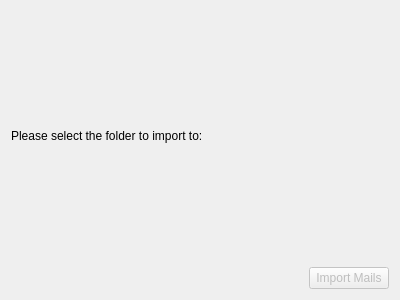
<?xml version="1.0" encoding="UTF-8"?>
<ui version="4.0">
 <class>MBoxImportWidget</class>
 <widget class="QWidget" name="MBoxImportWidget">
  <property name="geometry">
   <rect>
    <x>0</x>
    <y>0</y>
    <width>400</width>
    <height>300</height>
   </rect>
  </property>
  <layout class="QVBoxLayout" name="verticalLayout">
   <item>
    <widget class="MailImporter::ImportMailsWidget" name="mMailImporterWidget" native="true"/>
   </item>
   <item>
    <widget class="QLabel" name="label">
     <property name="text">
      <string>Please select the folder to import to:</string>
     </property>
    </widget>
   </item>
   <item>
    <widget class="MailCommon::FolderRequester" name="mCollectionRequestor" native="true"/>
   </item>
   <item>
    <layout class="QHBoxLayout" name="horizontalLayout">
     <item>
      <spacer name="horizontalSpacer">
       <property name="orientation">
        <enum>Qt::Horizontal</enum>
       </property>
       <property name="sizeHint" stdset="0">
        <size>
         <width>40</width>
         <height>20</height>
        </size>
       </property>
      </spacer>
     </item>
     <item>
      <widget class="QPushButton" name="importMails">
       <property name="enabled">
        <bool>false</bool>
       </property>
       <property name="text">
        <string>Import Mails</string>
       </property>
      </widget>
     </item>
    </layout>
   </item>
  </layout>
 </widget>
 <customwidgets>
  <customwidget>
   <class>MailImporter::ImportMailsWidget</class>
   <extends>QWidget</extends>
   <header>importmailswidget.h</header>
   <container>1</container>
  </customwidget>
  <customwidget>
   <class>MailCommon::FolderRequester</class>
   <extends>QWidget</extends>
   <header location="global">MailCommon/FolderRequester</header>
   <container>1</container>
  </customwidget>
 </customwidgets>
 <resources/>
 <connections/>
</ui>
